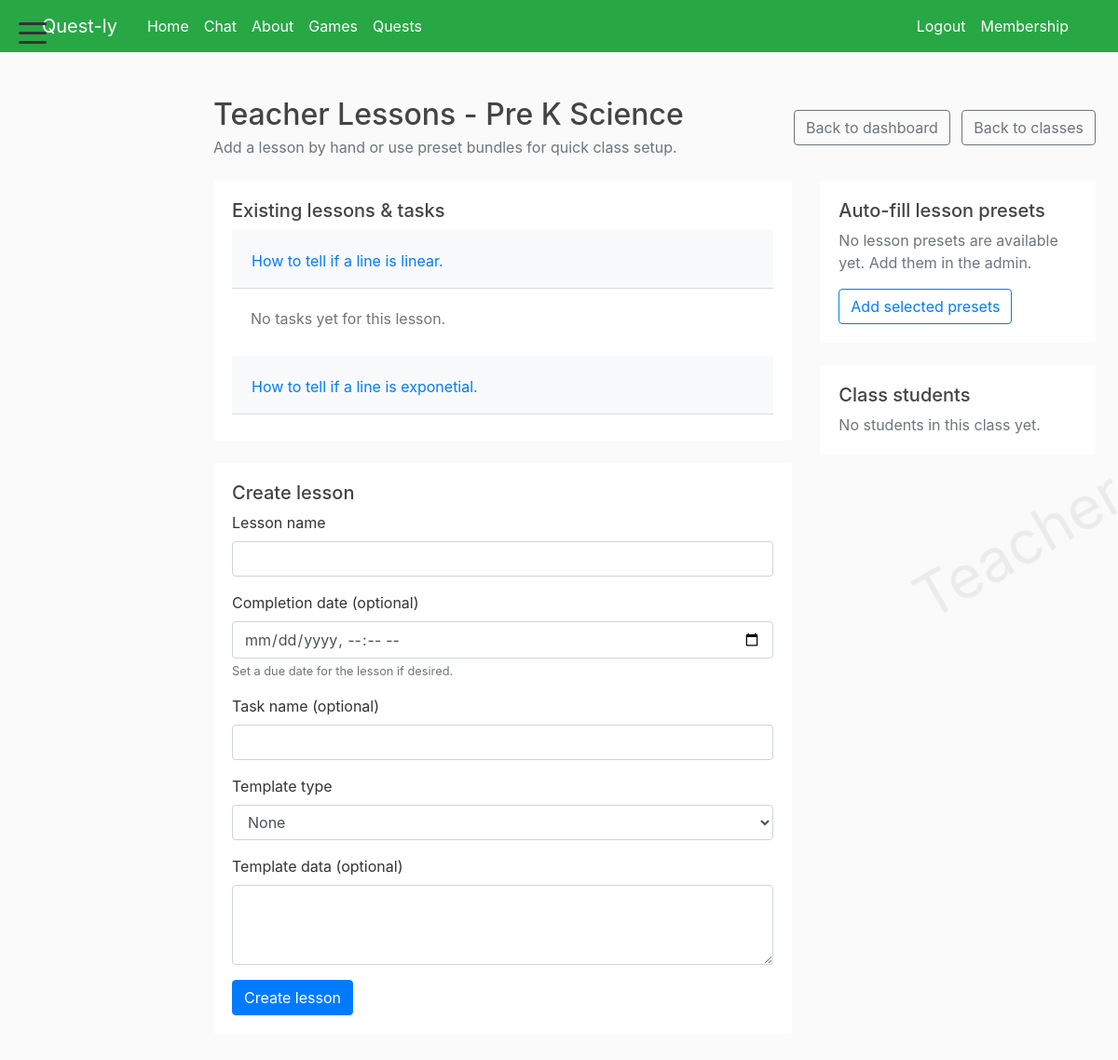
The page /users/teachers/class/27/tasks/ (signed in) on the database its author committed.
### blog/models.py (models this page shows, shortened)
class Course(models.Model):
    name = models.CharField(max_length=100)
    image = models.ImageField(upload_to='course_previews/', blank=True, null=True)
    description = models.TextField(blank=True, default='')
    overlay_items = models.TextField(blank=True, default='', help_text='Enter one item per line to display on the course background.')
    OVERLAY_COLOR_BLUE = 'blue'
    OVERLAY_COLOR_GREEN = 'green'
    OVERLAY_COLOR_ORANGE = 'orange'
    OVERLAY_COLOR_CHOICES = [
        (OVERLAY_COLOR_BLUE, 'Blue'),
        (OVERLAY_COLOR_GREEN, 'Green'),
        (OVERLAY_COLOR_ORANGE, 'Orange'),
    ]
    overlay_color = models.CharField(max_length=16, choices=OVERLAY_COLOR_CHOICES, default=OVERLAY_COLOR_BLUE)
    overlay_3d = models.BooleanField(default=True)

class Lesson(models.Model):
    course = models.ForeignKey(Course, related_name='lessons', on_delete=models.CASCADE)
    name = models.CharField(max_length=100)
    finish_date = models.DateTimeField(blank=True, null=True, help_text='The date when students should finish this lesson.')
    is_hidden = models.BooleanField(default=False, help_text='Hide this lesson from lesson planners and teacher views when completed.')

### users/views.py (the view, shortened to what this page needs)
# urls.py: path('teachers/class/<int:course_id>/tasks/', views.class_task_manager, name='class-tasks'),
@login_required
@user_passes_test(is_teacher)
def class_task_manager(request, course_id):
    course = get_object_or_404(Course, pk=course_id)
    if not TeacherCourse.objects.filter(teacher=request.user, course=course).exists():
        return render(request, 'users/role_forbidden.html', {
            'target_role': 'teacher',
            'suggest_register_url': '/register/teacher/'
        })
    lessons = course.lessons.prefetch_related('tasks').filter(is_hidden=False).all()
    students = [rel.student for rel in TeacherStudent.objects.filter(teacher=request.user, accepted=True, student__profile__courses=course).select_related('student')]
    presets = LessonPreset.objects.all()
    return render(request, 'users/class_task_manager.html', {'course': course, 'lessons': lessons, 'students': students, 'presets': presets})

### blog/context_processors.py (called while the page is built)
def all_courses(request):
    try:
        courses = Course.objects.all()
    except Exception:
        courses = []
    return {'all_courses': courses}

def home_url(request):
    try:
        if getattr(request.user, 'is_authenticated', False):
            profile = getattr(request.user, 'profile', None)
            user_type = getattr(profile, 'user_type', None)
            if getattr(request.user, 'is_superuser', False) or user_type == 'teacher':
                return {'home_url': reverse('teachers')}
            if user_type == 'student':
                return {'home_url': reverse('students')}
            if user_type == 'parent':
                return {'home_url': reverse('parents')}
    except Exception:
        pass
    return {'home_url': reverse('home')}

### blog/models.py (called while the page is built)
    def get_absolute_url(self):
        return reverse('task-detail', kwargs={'task_id': self.pk})

### users/views.py (called while the page is built)
def is_teacher(user):
    if getattr(user, 'is_superuser', False):
        return True
    try:
        profile = ensure_user_profile(user, user_type='teacher')
        return bool(profile and profile.user_type == 'teacher')
    except Exception:
        return False

### users/templates/users/class_task_manager.html (shortened to what this page needs)
{% extends "blog/base.html" %}
{% block content %}
<div class="container py-4">
  <div class="d-flex justify-content-between align-items-center mb-4">
    <div>
      <h2 class="mb-1">Teacher Lessons - {{ course.name }}</h2>
      <p class="text-muted mb-0">Add a lesson by hand or use preset bundles for quick class setup.</p>
    </div>
    <div>
      <a href="{% url 'class-dashboard' course.pk %}" class="btn btn-outline-secondary">Back to dashboard</a>
      <a href="{% url 'teachers' %}" class="btn btn-outline-secondary ml-2">Back to classes</a>
    </div>
  </div>
  <div class="row g-4">
    <div class="col-lg-8">
      <div class="card border-0 shadow-sm mb-4">
        <div class="card-body">
          <h5>Existing lessons & tasks</h5>
          {% if lessons and lessons|length > 0 %}
            <div class="accordion" id="lessonsAccordion">
              {% for lesson in lessons %}
                <div class="card border-0 mb-2">
                  <div class="card-header bg-light">
                    <h2 class="mb-0">
                      <button class="btn btn-link text-start p-0" type="button" data-toggle="collapse" data-target="#collapse{{ forloop.counter }}">{{ lesson.name }}</button>
                    </h2>
                  </div>
                  <div id="collapse{{ forloop.counter }}" class="collapse {% if forloop.first %}show{% endif %}" data-parent="#lessonsAccordion">
                    <div class="card-body">
                      {% if lesson.tasks.all %}
                        <ul class="list-group">
                          {% for task in lesson.tasks.all %}
                            <li class="list-group-item">{{ task.name }} <small class="text-muted">({{ task.template_type }})</small></li>
                          {% endfor %}
                        </ul>
                      {% else %}
                        <p class="text-muted mb-0">No tasks yet for this lesson.</p>
                      {% endif %}
                    </div>
                  </div>
                </div>
              {% endfor %}
            </div>
          {% else %}
            <p class="text-muted">No lessons or tasks yet.</p>
          {% endif %}
        </div>
      </div>
      <div class="card border-0 shadow-sm mb-4">
        <div class="card-body">
          <h5>Create lesson</h5>
          <form method="post" action="{% url 'class-tasks' course.pk %}">
            <div class="form-group mb-3">
              <label>Lesson name</label>
              <input class="form-control" name="lesson_name">
            </div>
            <div class="form-group mb-3">
              <label>Completion date (optional)</label>
              <input class="form-control" type="datetime-local" name="finish_date">
              <small class="form-text text-muted">Set a due date for the lesson if desired.</small>
            </div>
            <div class="form-group mb-3">
              <label>Task name (optional)</label>
              <input class="form-control" name="task_name">
            </div>
            <div class="form-group mb-3">
              <label>Template type</label>
              <select class="form-control" name="template_type">
                <option value="none">None</option>
              </select>
            </div>
            <div class="form-group mb-3">
              <label>Template data (optional)</label>
              <textarea class="form-control" name="template_data" rows="3"></textarea>
            </div>
            <button class="btn btn-primary" type="submit">Create lesson</button>
          </form>
        </div>
      </div>
    </div>
    <div class="col-lg-4">
      <div class="card border-0 shadow-sm mb-4" id="presets">
        <div class="card-body">
          <h5>Auto-fill lesson presets</h5>
          <form method="post" action="{% url 'class-tasks' course.pk %}">
            {% if presets %}
              {% for preset in presets %}
                <div class="form-check mb-2">
                  <input class="form-check-input" type="checkbox" name="preset_ids" value="{{ preset.pk }}" id="preset{{ preset.pk }}">
                  <label class="form-check-label" for="preset{{ preset.pk }}">{{ preset.name }}</label>
                </div>
              {% endfor %}
            {% else %}
              <p class="text-muted mb-0">No lesson presets are available yet. Add them in the admin.</p>
            {% endif %}
            <button class="btn btn-outline-primary mt-3" type="submit">Add selected presets</button>
          </form>
        </div>
      </div>
      <div class="card border-0 shadow-sm">
        <div class="card-body">
          <h5>Class students</h5>
          {% if students and students|length > 0 %}
            <ul class="list-group">
              {% for s in students %}
                <li class="list-group-item">{{ s.get_full_name|default:s.username }}</li>
              {% endfor %}
            </ul>
          {% else %}
            <p class="text-muted mb-0">No students in this class yet.</p>
          {% endif %}
        </div>
      </div>
    </div>
  </div>
</div>
{% endblock %}

### blog/static/blog/main.css (style rules this page uses)
body { background: #fafafa; color: #333333; margin-top: 5rem; }
h1, h2, h3, h4, h5, h6 { color: #444444; }

### rows shown on the page
Course: name "Pre K Science"
Lesson: name "How to tell if a line is linear.", shows "No tasks yet for this lesson."
Lesson: name "How to tell if a line is exponetial."
